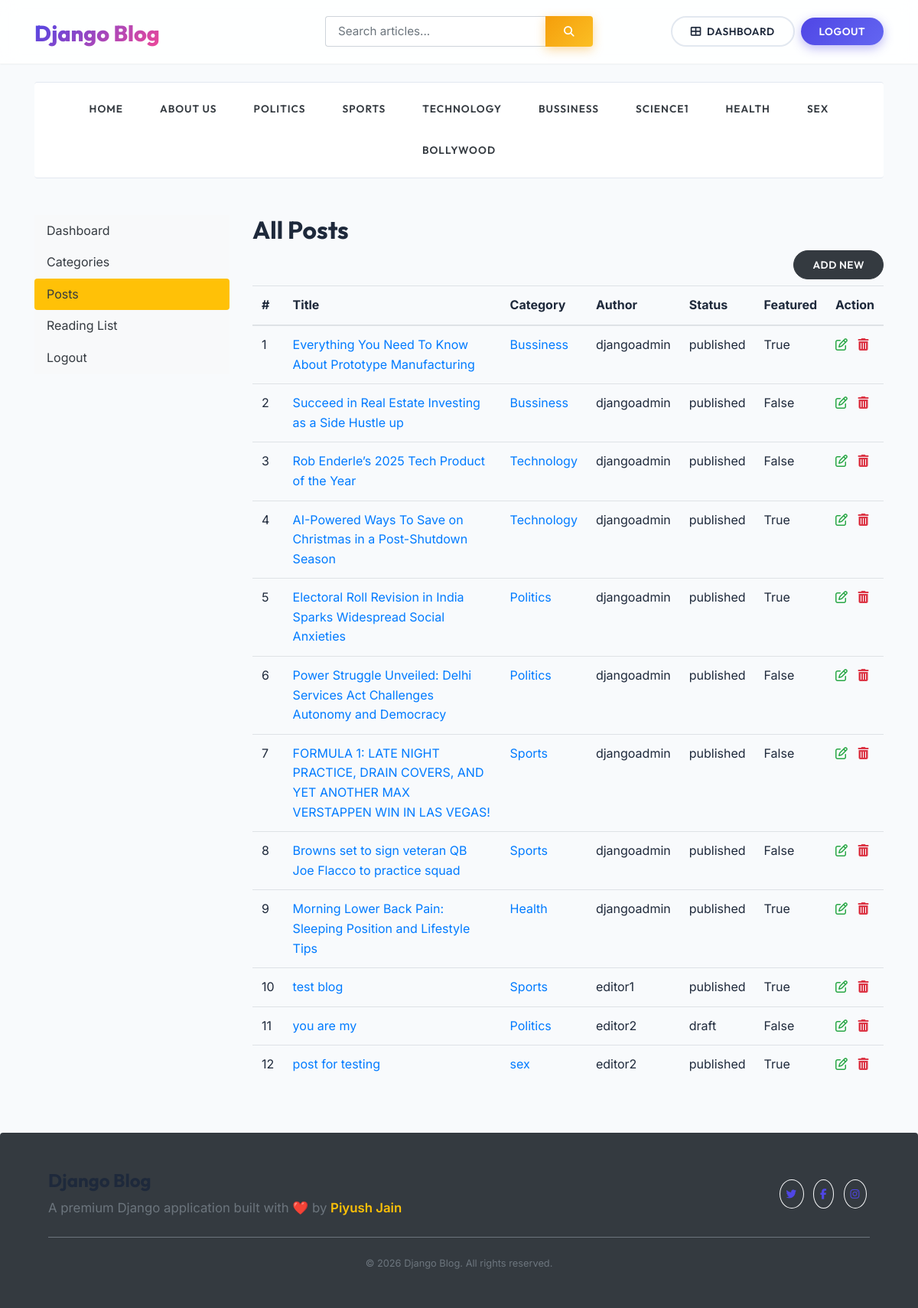
/dashboard/posts/ (signed in), run on an earlier commit of the app's database.
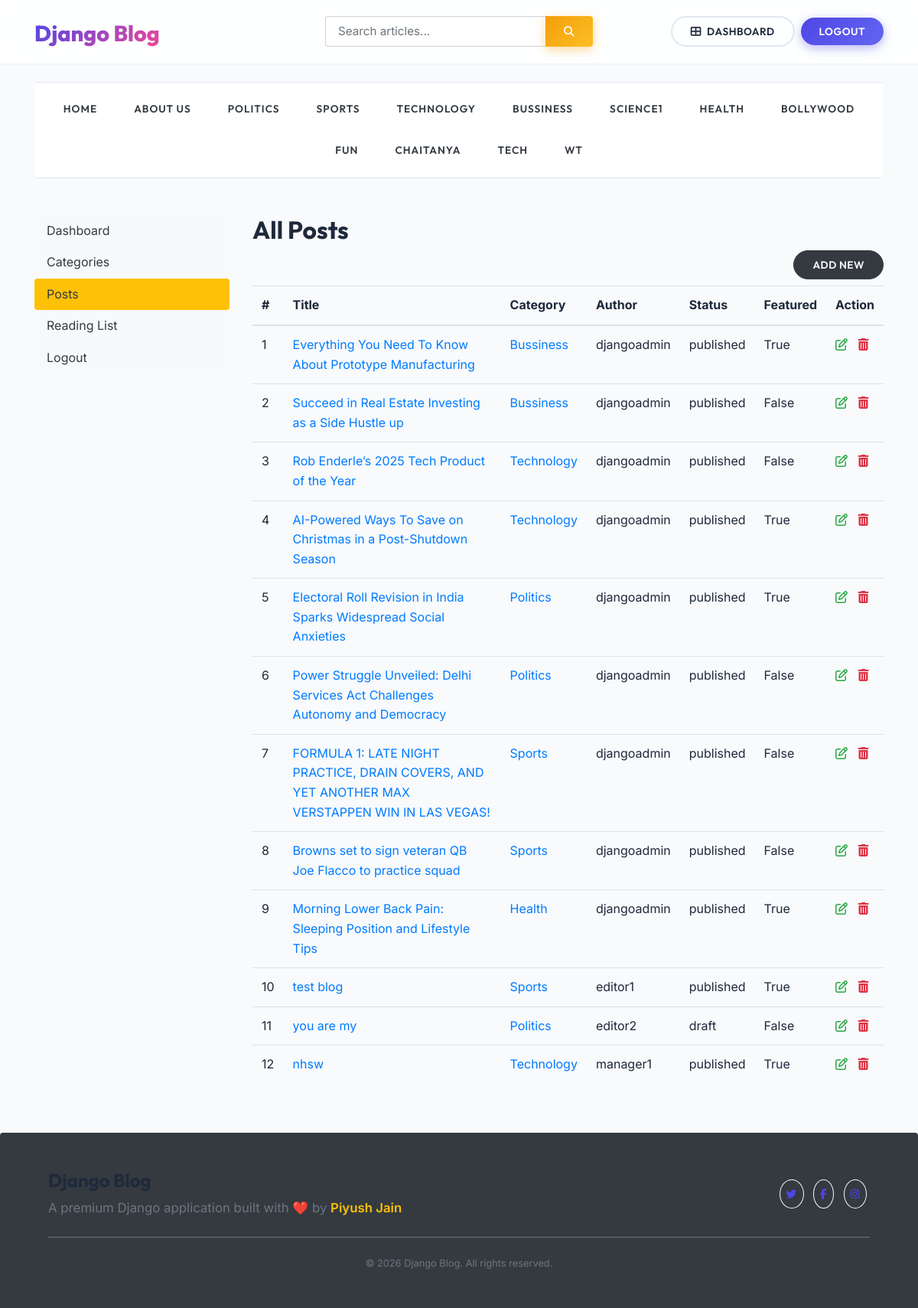
And on a later commit of the database.
### blogs/models.py (models this page shows, shortened)
class Category(models.Model):
    Category_name = models.CharField(max_length=50, unique=True)
    created_at = models.DateTimeField(auto_now_add=True)
    updated_at = models.DateTimeField(auto_now=True)
    class Meta:
        verbose_name_plural = 'categories'
    def __str__(self):
        return self.Category_name

class Blog(models.Model):
    title = models.CharField(max_length=100)
    slug = models.SlugField(max_length=150, unique=True, blank=True)
    category = models.ForeignKey(Category, on_delete=models.CASCADE)
    author = models.ForeignKey(User, on_delete=models.CASCADE)
    featured_image = models.ImageField(upload_to='uploads/%Y/%m/%d')
    short_description = models.TextField(max_length=500)
    blog_body = models.TextField(max_length=2000)
    status = models.CharField(max_length=20, choices=STATUS_CHOICES, default="draft")
    is_featured = models.BooleanField(default=True)
    views_count = models.PositiveIntegerField(default=0)
    likes = models.ManyToManyField(User, related_name='liked_blogs', blank=True)
    bookmarks = models.ManyToManyField(User, related_name='bookmarked_blogs', blank=True)
    created_at = models.DateTimeField(auto_now_add=True)
    updated_at = models.DateTimeField(auto_now=True)

### dashboards/views.py (the view)
# urls.py: path('posts/', views.posts, name='posts'),
@login_required(login_url='login')
def posts(request):
    posts = Blog.objects.all()
    context = {
        "posts": posts,
    }
    return render(request, 'dashboard/posts.html', context)

### blogs/context_processors.py (called while the page is built)
def get_categories(request):
    categories = Category.objects.all()
    return dict(categories = categories)

def get_social_links(request):
    social_links= SocialLinks.objects.all()
    return dict(social_links = social_links)

### templates/dashboard/posts.html (shortened to what this page needs)
{% extends 'base.html' %}
{% block content %}
<div class ="row">
{% include 'dashboard/sidebar.html' %}
    <div class="col-md-9">
        <h2>All Posts </h2>
        <a href="{% url 'add_post' %}"class ="btn btn-dark text-light float-right mb-2"> Add New</a>
        <table class="table table-hover">
  <thead>
    <tr>
      <th>#</th>
      <th>Title</th>
      <th>Category</th>
      <th>Author</th>
      <th>Status</th>
      <th>Featured</th>
      <th>Action</th>
    </tr>
  </thead>
  <tbody>
    {% for post in posts %}
    <tr>
      <td>{{ forloop.counter }}</td>
<td>
  <a href="{% url 'blogs' post.slug %}">
    {{ post.title }}
  </a>
</td>
<td>
  <a href="{% url 'posts_by_category' post.category.id %}">
    {{ post.category }}</a></td>
<td>{{ post.author }}</td>
<td>{{ post.status }}</td>
<td>{{ post.is_featured }}</td>
      <td>
        <a href="{% url 'edit_post' post.id%}"><i class="fa fa-edit text-success"></i></a>
        <a href="{% url 'delete_post' post.id%}"><i class="fa fa-trash  text-danger"></i></a>
      </td>
    </tr>
    {% endfor%}
  </tbody>
</table>
</div>
</div>
{% endblock %}

### templates/base.html (shortened to what this page needs)
{% load static %}
<!DOCTYPE html>
<html lang="en">
<head>
    <link href="https://getbootstrap.com/docs/4.0/dist/css/bootstrap.min.css" rel="stylesheet">
    <link rel="stylesheet" href="https://cdnjs.cloudflare.com/ajax/libs/font-awesome/4.7.0/css/font-awesome.min.css">
    <link href="{% static 'css/blog.css' %}" rel="stylesheet">
</head>
<body>
<div class="glass-nav py-3 mb-4">
    <div class="container">
        <header class="row flex-nowrap justify-content-between align-items-center">
            <div class="col-4 pt-1">
                <a class="blog-header-logo" href="{% url 'home' %}">Django Blog</a>
            </div>
            <div class="col-4">
                <form action="{% url 'search' %}" method="GET" class="w-100">
                    <div class="input-group drop-shadow-sm">
                        <input class="form-control border-right-0 form-control-lg rounded-left"
                               type="text"
                               name="keyword"
                               placeholder="Search articles..."
                               aria-label="Search articles"
                               style="font-family: var(--font-body); font-size: 0.95rem;">
                        <div class="input-group-append">
                            <button class="btn btn-warning rounded-right px-4" type="submit" style="border-top-left-radius: 0; border-bottom-left-radius: 0;">
                                <i class="fa fa-search"></i>
                            </button>
                        </div>
                    </div>
                </form>
            </div>
            {% if not user.is_authenticated %}
            <div class="col-4 d-flex justify-content-end align-items-center">
                <a class="btn btn-outline-secondary mr-2" href="{% url 'register' %}">Register</a>
                <a class="btn btn-primary px-4" href="{% url 'login' %}">Log In</a>
            </div>
            {% else %}
            <div class="col-4 d-flex justify-content-end align-items-center">
                <a href="{% url 'dashboard' %}" class="btn btn-outline-secondary mr-2">
                    <i class="fa fa-th-large mr-1"></i> Dashboard
                </a>
                <a href="{% url 'logout' %}" class="btn btn-primary px-4">Logout</a>
            </div>
            {% endif %}
        </header>
    </div>
</div>
<div class="container">
    <div class="category-nav py-2 shadow-sm rounded mb-5">
        <nav class="nav d-flex justify-content-center text-center">
            <a class="p-3 text-dark mx-2" href="{% url 'home' %}">HOME</a>
            <a class="p-3 text-dark mx-2" href="{% url 'about_page' %}">ABOUT US</a>
            {% for i in categories %}
            <a class="p-3 text-dark mx-2" href="{% url 'posts_by_category' i.id %}">
                {{ i.Category_name }}
            </a>
            {% endfor %}
        </nav>
    </div>
    {% block content %}
    {% endblock %}
</div>
<footer class="blog-footer bg-dark text-white rounded-top mt-5 p-5">
    <div class="container text-center">
        <div class="row align-items-center">
            <div class="col-md-6 text-md-left mb-3 mb-md-0">
                <h4 class="font-weight-bold" style="font-family: var(--font-heading);">Django Blog</h4>
                <p class="mb-0 text-muted">A premium Django application built with ❤️ by <a href="#" class="text-warning">Piyush Jain</a></p>
            </div>
            <div class="col-md-6 text-md-right">
                <a href="#" class="btn btn-outline-light rounded-circle p-2 mx-1"><i class="fa fa-twitter"></i></a>
                <a href="#" class="btn btn-outline-light rounded-circle p-2 mx-1"><i class="fa fa-facebook"></i></a>
                <a href="#" class="btn btn-outline-light rounded-circle p-2 mx-1"><i class="fa fa-instagram"></i></a>
            </div>
        </div>
        <hr class="my-4 bg-secondary border-0" style="height: 1px;">
        <p class="small text-muted mb-0">© {% now "Y" %} Django Blog. All rights reserved.</p>
    </div>
</footer>
</body>
</html>

What changed in the data, as far as the page shows it:
removed Category: Category_name "SEX"
removed Blog: title "post for testing", category "sex", author "editor2", status "published", is_featured "True"
added Category: Category_name "FUN"
added Category: Category_name "CHAITANYA"
added Category: Category_name "TECH"
added Category: Category_name "WT"
added Blog: title "nhsw", category "Technology", author "manager1", status "published", is_featured "True"
